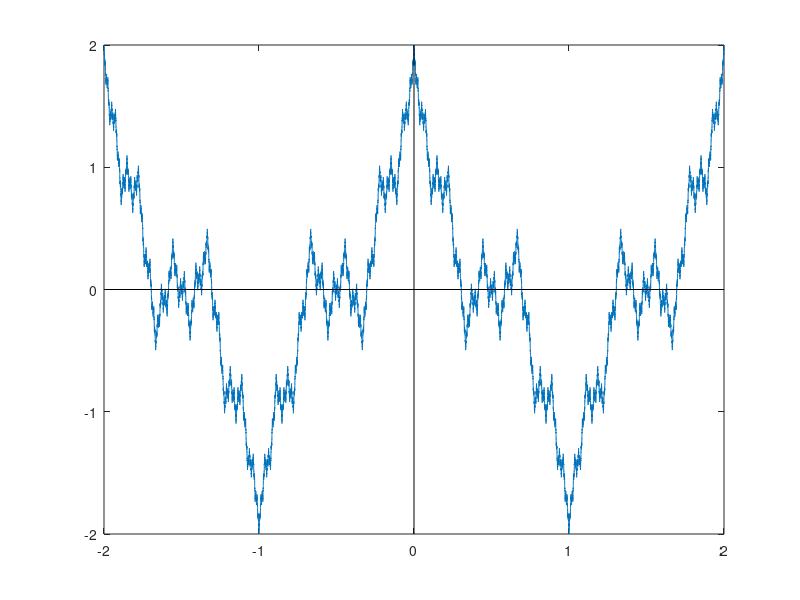

MATLAB code for this plot:
x = -2:0.0001:2;
a = 0.5;
b = 3;
weival(40001) = 0;
for i = 1:40001
  cnt = 0;
  xval = (i-40001)/10000 + 2;
  for n = 0:1:120
    cnt = cnt + a^n*cos(b^n*pi*xval);
  end
  weival(i) = cnt;
end
plot(x,weival);
axh = gca; % use current axes
color = 'k'; % black, or [0 0 0]
linestyle = '-'; % solid
line(get(axh,'XLim'), [0 0], 'Color', color, 'LineStyle', linestyle);
line([0 0], get(axh,'YLim'), 'Color', color, 'LineStyle', linestyle);